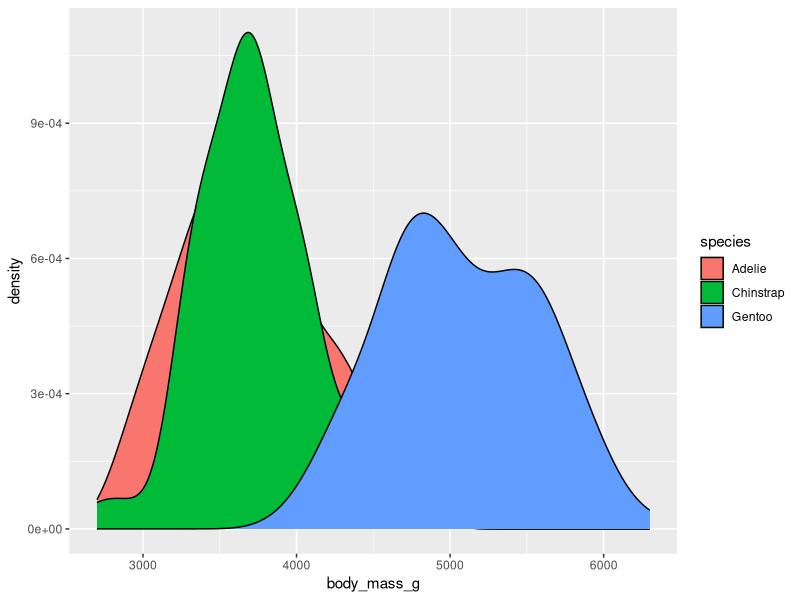

Generate this figure with R:
## ---- chunk 1

data("penguins", package = "palmerpenguins")
library(ggplot2)

ggplot(penguins, aes(x = body_mass_g, fill = species)) +
geom_density()

